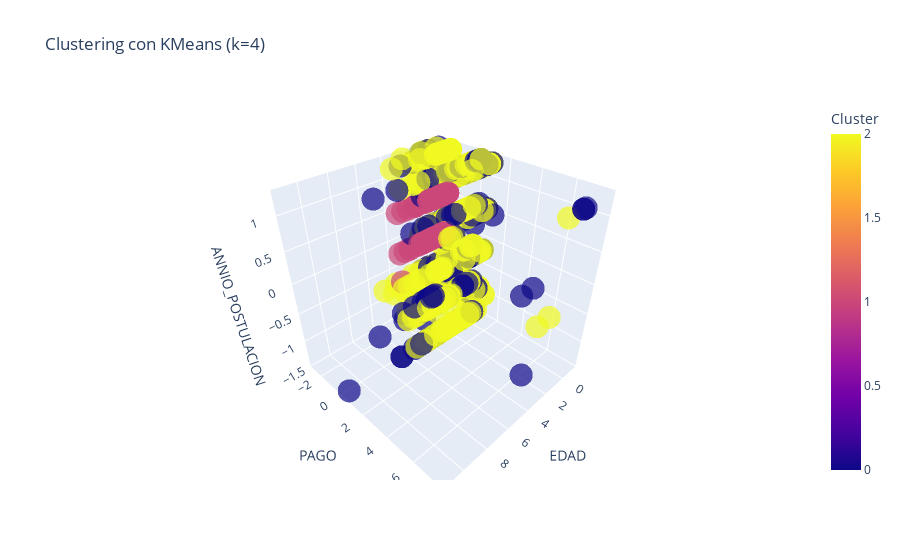

Notebook code for this chart:
### Code cell
import plotly.express as px

# Seleccionar las columnas para la visualización
columnas_visualizacion = ['ESCUELA', 'MODALIDAD', 'ANNIO_POSTULACION', 'DEPARTAMENTO', 'PROVINCIA', 'DISTRITO', 'EDAD', 'SEXO', 'PAGO', 'TIENE_DISCAPACIDAD', 'TIPO_COMUNIDAD', 'COMUNIDAD', 'Cluster']

# Crear un DataFrame solo con las columnas seleccionadas
df_visualizacion = df_seleccionado[columnas_visualizacion]

# Graficar un gráfico de dispersión en 3D con colores según el cluster
fig = px.scatter_3d(df_visualizacion, x='EDAD', y='PAGO', z='ANNIO_POSTULACION',
                    color='Cluster', size_max=18, opacity=0.7,
                    title="Clustering con KMeans (k=4)",
                    labels={'Cluster': 'Cluster'})
fig.show()

### Figure 1 — Plotly figure (JSON) as saved in the notebook; plotly's stock layout.template omitted (floating-point values rounded to 4 significant figures; data arrays with more than 128 entries replaced by an {"elided": "..."} marker saying what was removed)
{"data": [{"hovertemplate": "EDAD=%{x}<br>PAGO=%{y}<br>ANNIO_POSTULACION=%{z}<br>Cluster=%{marker.color}<extra></extra>", "legendgroup": "", "marker": {"color": {"elided": "4928 int values"}, "coloraxis": "coloraxis", "opacity": 0.7, "symbol": "circle"}, "mode": "markers", "name": "", "scene": "scene", "showlegend": false, "type": "scatter3d", "x": {"elided": "4928 float values"}, "y": {"elided": "4928 float values"}, "z": {"elided": "4928 float values"}}], "layout": {"coloraxis": {"colorbar": {"title": {"text": "Cluster"}}, "colorscale": [[0, "#0d0887"], [0.1111, "#46039f"], [0.2222, "#7201a8"], [0.3333, "#9c179e"], [0.4444, "#bd3786"], [0.5556, "#d8576b"], [0.6667, "#ed7953"], [0.7778, "#fb9f3a"], [0.8889, "#fdca26"], [1, "#f0f921"]]}, "legend": {"tracegroupgap": 0}, "scene": {"domain": {"x": [0, 1], "y": [0, 1]}, "xaxis": {"title": {"text": "EDAD"}}, "yaxis": {"title": {"text": "PAGO"}}, "zaxis": {"title": {"text": "ANNIO_POSTULACION"}}}, "title": {"text": "Clustering con KMeans (k=4)"}}}
